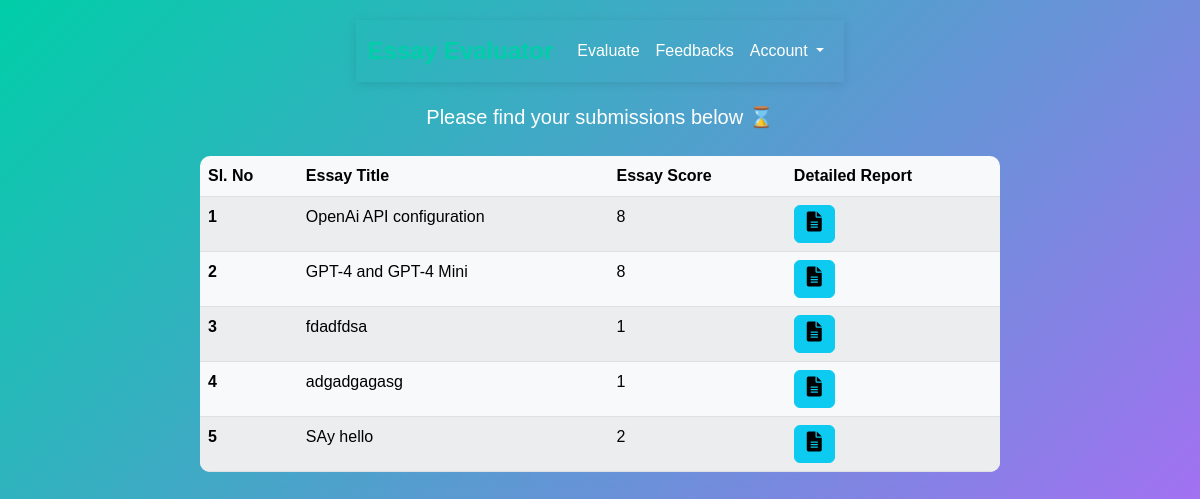
/histories/history (signed in), run on an earlier commit of the app's database.
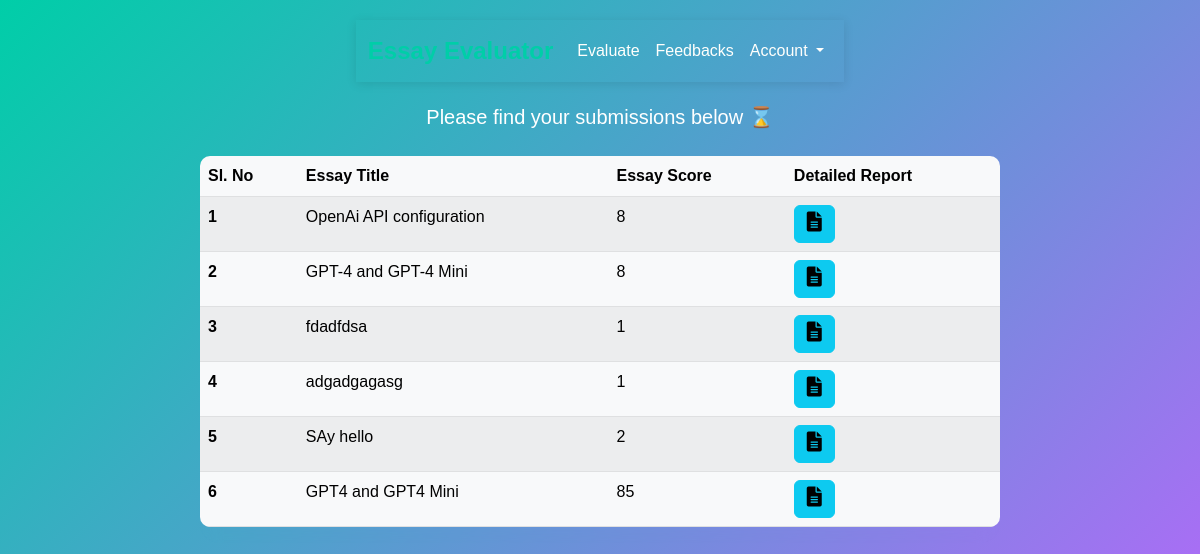
And on a later commit of the database.
### essays/models.py (models this page shows)
class Essay(models.Model):
    id = models.UUIDField(primary_key=True, unique=True,
                          default=uuid.uuid4, editable=False)
    user = models.ForeignKey(User, on_delete=models.CASCADE, null=True, blank=True)
    title = models.CharField(max_length=200)
    body = models.TextField()
    submitted_at = models.DateTimeField(auto_now_add=True)

### feedback/models.py (models this page shows)
class Feedback(models.Model):
    id = models.UUIDField(primary_key=True, unique=True,
                          editable=False, default = uuid.uuid4)
    essay = models.OneToOneField(Essay, on_delete=models.CASCADE, related_name="feedback")
    spelling_errors_count = models.IntegerField(null=True, blank=True)
    content_relevance= models.BooleanField(null=True, blank=True)
    score = models.IntegerField(null=True, blank=True)
    created_at = models.DateTimeField(auto_now_add=True)

### history/views.py (the view)
# urls.py: path('histories/', include('history.urls')),
@login_required(login_url='account_login')
def history(request):
    essays = Essay.objects.filter(user=request.user)
    context = {
        'essays':essays
    }
    return render(request, 'history/history.html', context)

### history/templates/history/history.html (shortened to what this page needs)
{% extends 'index.html' %}
{% load static %}
{% block content %}
<p class="text-center text-white mb-4 fs-5">Please find your submissions below ⌛️</p>
<div class="container">
    <table class="table table-striped table-light table-rounded">
        <thead>
            <tr>
                <th scope="col">Sl. No</th>
                <th scope="col">Essay Title</th>
                <th scope="col">Essay Score</th>
                <th scope="col">Detailed Report</th>
            </tr>
        </thead>
        <tbody>
            {% for essay in essays %}
            <tr>
                <th scope="row">{{ forloop.counter }}</th>
                <td>{{ essay.title }}</td>
                <td>{{ essay.feedback.score }}</td>
                <td>
                    <a href="{% url 'detailed-report' essay.id %}" class="btn btn-info">
                        <i class="fas fa-file-alt" style="font-size: 20px;"></i>
                    </a>
                </td>
            </tr>
            {% empty %}
            <tr>
                <td colspan="4" class="text-center">No essays submitted yet.</td>
            </tr>
            {% endfor %}
        </tbody>
    </table>
</div>
{% endblock content %}

### templates/index.html (shortened to what this page needs)
<!DOCTYPE html>
{% load static %}
<html lang="en">
<head>
    <link href="https://cdn.jsdelivr.net/npm/bootstrap@5.3.0-alpha3/dist/css/bootstrap.min.css" rel="stylesheet">
    <link rel="stylesheet" href="{% static 'css/main.css' %}">
    <link rel="stylesheet" href="https://cdnjs.cloudflare.com/ajax/libs/font-awesome/6.0.0-beta3/css/all.min.css">
</head>
<body>
    {% include 'nav-bar.html'%}
    {% block content %}
    {% endblock %}
</body>
</html>

### templates/nav-bar.html (shortened to what this page needs)
{% load socialaccount %}
<nav class="navbar navbar-expand-lg navbar-light bg-transparent">
    <div class="container-fluid">
        <a href="{% url 'submit-essay' %}" class="navbar-brand">Essay Evaluator</a>
        <div class="collapse navbar-collapse" id="navbarSupportedContent">
            <ul class="navbar-nav me-auto mb-2 mb-lg-0">
                {% if request.user.is_authenticated %}
                <li class="nav-item">
                    <a href="{% url 'submit-essay' %}" class="nav-link" >Evaluate</a>
                </li>
                <li class="nav-item">
                    <a class="nav-link" href="{% url 'history' %}">Feedbacks</a>
                </li>
                <li class="nav-item dropdown">
                    <a
                        class="nav-link dropdown-toggle"
                        href="#"
                        id="navbarDropdown"
                        role="button"
                        data-bs-toggle="dropdown"
                        aria-expanded="false"
                    >
                        Account
                    </a>
                </li>
                {% endif %}
            </ul>
        </div>
    </div>
</nav>

### static/css/main.css (style rules this page uses)
body { font-family: Arial, sans-serif; background: linear-gradient(135deg, #00cea8 0%, #bf61ff 100%); margin: 0; padding: 20px; display: flex; flex-direction: column; align-items: center; min-height: 100vh; }
.container { background: rgba(255, 255, 255, 0.1); backdrop-filter: blur(10px); border-radius: 20px; padding: 30px; box-shadow: 0 10px 30px rgba(0, 0, 0, 0.2); max-width: 800px; width: 100%; }
.navbar { margin-bottom: 20px; }
.navbar-brand { color: #00cea8; }
.nav-link { color: #333; }
.navbar-brand { font-weight: bold; font-size: 1.5rem; }
.navbar-nav .nav-link { font-size: 1rem; padding: 0.5rem 1rem; transition: color 0.3s ease; }

### templates/nav-bar.html (style rules this page uses)
.navbar { background-color: transparent; box-shadow: 0 2px 10px rgba(0, 0, 0, 0.1); }
.nav-link { color: #fffffc; padding: 10px; }

### history/templates/history/history.html (style rules this page uses)
.table-rounded { border-radius: 10px; overflow: hidden; }
.container { background-color: transparent; box-shadow: 0 0px 0px rgba(0, 0, 0, 0.0); padding: 0; }

What changed in the data, as far as the page shows it:
added Essay: title "GPT4 and GPT4 Mini", feedback.score "85"
